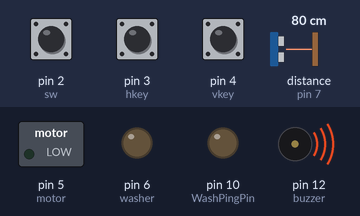
Bench run of a sketch on a simulated Arduino Nano, built with avr-gcc and run on an emulated ATmega328P. On the bench: switched loads named in the sketch (green lamp = pin HIGH), output pins drawn as LEDs (lit = HIGH), buzzer (waves = sounding, pin HIGH). Wiring (inferred from the names in the program): ultrasonic range finder: trigger pin 8; echo pin 7. Inputs (shaded band) come from the test bench; at power-on: distance to the obstacle (sensor on pin 7) 80 cm, pin 3 (hkey) LOW, pin 2 (sw) LOW, pin 4 (vkey) HIGH. The echo pulse lasts 58.3 µs per cm; pins used as bus, display or sensor lines are not drawn; what the sketch prints to the serial monitor is not drawn.

Above: at 3.8 s.
3.9 s: distance to the obstacle (sensor on pin 7) set to 83 cm
At 6.4 s:
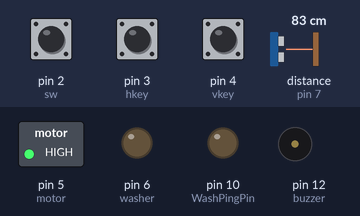
7.8 s: pin 3 (hkey) pulled HIGH for 3 s
At 8.5 s:
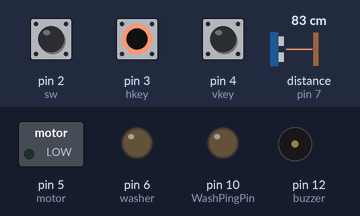
12.3 s: pin 2 (sw) pulled HIGH for 3 s
At 12.7 s:
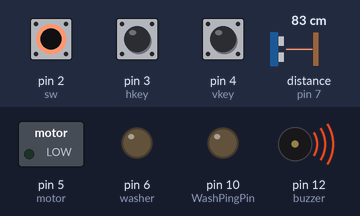
16.8 s: distance to the obstacle (sensor on pin 7) set to 2 cm
At 19.3 s:
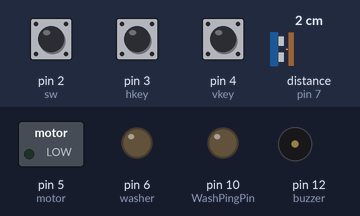
20.7 s: distance to the obstacle (sensor on pin 7) set to 120 cm
At 22.1 s:
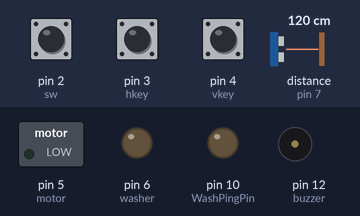
24.6 s: distance to the obstacle (sensor on pin 7) set to 4 cm
At 26.4 s:
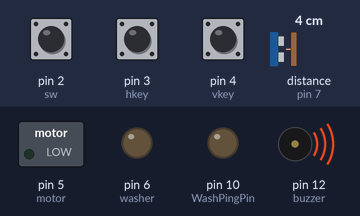
Timing chart, 0 to 33.1 s (numbered marks = the images above; inputs shaded):
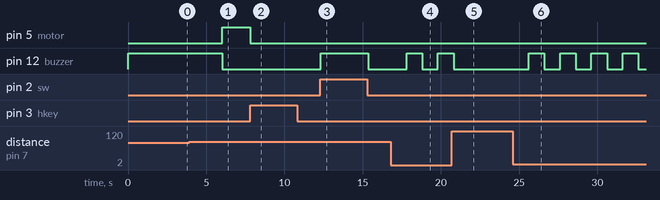

Measured:
- the behaviour switches between 80 and 81 cm on distance to the obstacle (sensor on pin 7) (found by bisection; images 0 and 1)
- after the input at 3.9 s, pin 5 (motor): LOW → HIGH after 2.1 s; pin 12 (buzzer): HIGH → LOW after 2.1 s
- after the input at 7.8 s, pin 5 (motor): HIGH → LOW at once
- after the input at 12.3 s, pin 12 (buzzer): LOW → HIGH at once, → LOW 3.1 s later
- after the input at 16.8 s, pin 12 (buzzer): LOW → HIGH after 1.0 s, → LOW 1.0 s later, → HIGH 1.0 s later
- after the input at 20.7 s, pin 12 (buzzer): goes on until 20.8 s, then stays LOW
- after the input at 24.6 s, pin 12 (buzzer): alternates HIGH for 1.0 s and LOW for 1.0 s, starting after 1.0 s

The sketch:

door_control.ino
```cpp
/*
Author : Porya M.Nilaore
Email : pmne324@gmail.com
github : github.com/pmne324/gate
From : AUTSpace Lab.
*/

#define  gatewide  80
#define  washbox  20
#define  washdelay  2000
#define  pass  1000

//Define Arduino NANO pin number
const int sw     =   2;    // Gate open switch - pull down
const int hkey   =   3;    // Horizontal chek key - pull down
const int vkey   =   4;    // Vertical chek key - pull down
const int motor  =   5;    // Gate motor
const int washer =   6;    // Washer pump
const int GateEchoPin =  7;   // Echo Pin of Ultrasonic Sensor
const int GatePingPin =  8;   // Trigger Pin of Ultrasonic Sensor
const int WashEchoPin =  9;   // Echo Pin of Ultrasonic Sensor
const int WashPingPin =  10;  // Trigger Pin of Ultrasonic Sensor
const int buzzer      =  12;  // Buzzer pin for statrtup and alert

int  angle;
long duration, distance;
int  door, dist, gatecheck, initcheck, washcheck;
int  varh, varv, varsw;

void setup() {
  //test
  Serial.begin(9600); // Starting Serial Terminal

  //Arduino Nano Configuration
  pinMode(sw,   INPUT);
  pinMode(hkey, INPUT);
  pinMode(vkey, INPUT);
  pinMode(motor,  OUTPUT);
  pinMode(washer, OUTPUT);
  pinMode(GatePingPin, OUTPUT);
  pinMode(GateEchoPin, INPUT);
  pinMode(WashPingPin, OUTPUT);
  pinMode(WashEchoPin, INPUT);
  pinMode(buzzer, OUTPUT);

initializing:
  //check for gate closed
  gatecheck = gateultson();
  if (gatecheck <= gatewide){
    initcheck = 1;
  }else{
    initcheck = 0;
  }
  varsw = digitalRead(sw);
  varh = digitalRead(hkey);
  varv = digitalRead(vkey);
  Serial.println(varsw);
  Serial.println(varh);
  Serial.println(varv);
  Serial.println(initcheck);
  if (varh == 1){
    Serial.println("Door is Close!");
    digitalWrite(motor, LOW);
  }else if (varh == 0){
    if (initcheck == 1)
    {
      digitalWrite(buzzer, HIGH);
      Serial.println("Someone is in gate!");
      delay(3000);
      digitalWrite(buzzer, LOW);
      goto initializing;
    }else{
      Serial.println("Door is Open!");
      do
      {
        digitalWrite(motor, HIGH);
        Serial.println("Motor is Online");
        varh = digitalRead(hkey);
        delay(10);
      }while(varh == 0);
      digitalWrite(motor, LOW);
      Serial.println("Door Closed!");
    }
  }
}

void loop() {
//Gate Control
  //Open Gate
  varsw = digitalRead(sw);
  varh = digitalRead(hkey);
  Serial.println(varsw);
  Serial.println(varh);
  if (varsw == 1 && varh == 1){
    do{
      digitalWrite(motor, HIGH);
      varv = digitalRead(vkey);
      Serial.println("Motor Online!");
      Serial.println("Door is opening.");
      Serial.println(varv);
      delay(10);
    }while(varv == 0);
    digitalWrite(motor, LOW);
    Serial.println(varv);
    Serial.println("Motor Offline!");
    Serial.println("Door is close.");
  }else if (varsw == 1 && varh == 0){
    digitalWrite(buzzer, HIGH);
    Serial.println("Wrong Selection");
    Serial.println("Door is Open.");
    delay(500);
    digitalWrite(buzzer, LOW);
  }
  //Close Gate
gateclose:
  gatecheck = gateultson();
  varv = digitalRead(vkey);
  if (gatecheck <= gatewide && varv == 1){
    delay(pass);
    gatecheck = gateultson();
    if (gatecheck <= gatewide){
      digitalWrite(buzzer, HIGH);
      Serial.println("Gate is buzy!");
      Serial.println("Check gate again");
      delay(1000);
      digitalWrite(buzzer, LOW);
      goto gateclose;
    }else{
      do{
        digitalWrite(motor, HIGH);
        Serial.println("Motor is Online!");
        Serial.println("Door is closing.");
        varh = digitalRead(hkey);
        delay(10);
      }while(varh == 0);
    }
  }

  //Wash Control
  washcheck = 25;
  if (washcheck <= washbox){
    digitalWrite(washer, HIGH);
    Serial.println("Washeris Online");
    Serial.println(washcheck);
    delay(washdelay);
    digitalWrite(washer, LOW);
    Serial.println("Washeris Offline");
    Serial.println(washcheck);
  }
}

long gateultson(){
  digitalWrite(GatePingPin, LOW);
  delayMicroseconds(2);
  digitalWrite(GatePingPin, HIGH);
  delayMicroseconds(10);
  digitalWrite(GatePingPin, LOW);
  duration = pulseIn(GateEchoPin, HIGH);
  distance = microsecondsToCentimeters(duration);
  return distance;
}

long washultson(){
  digitalWrite(WashPingPin, LOW);
  delayMicroseconds(2);
  digitalWrite(WashPingPin, HIGH);
  delayMicroseconds(10);
  digitalWrite(WashPingPin, LOW);
  duration = pulseIn(WashEchoPin, HIGH);
  distance = microsecondsToCentimeters(duration);
  return distance;
}

long microsecondsToCentimeters(long microseconds) {
  return microseconds / 29 / 2;
}
```
